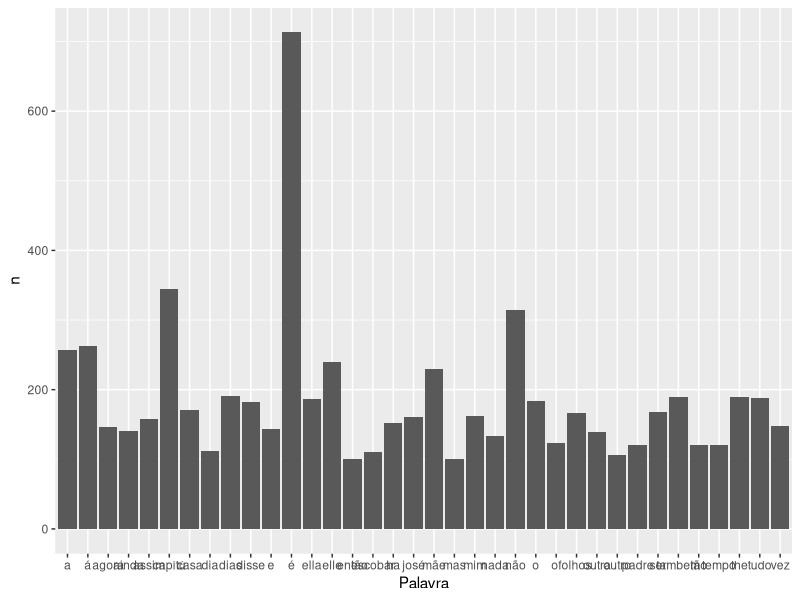
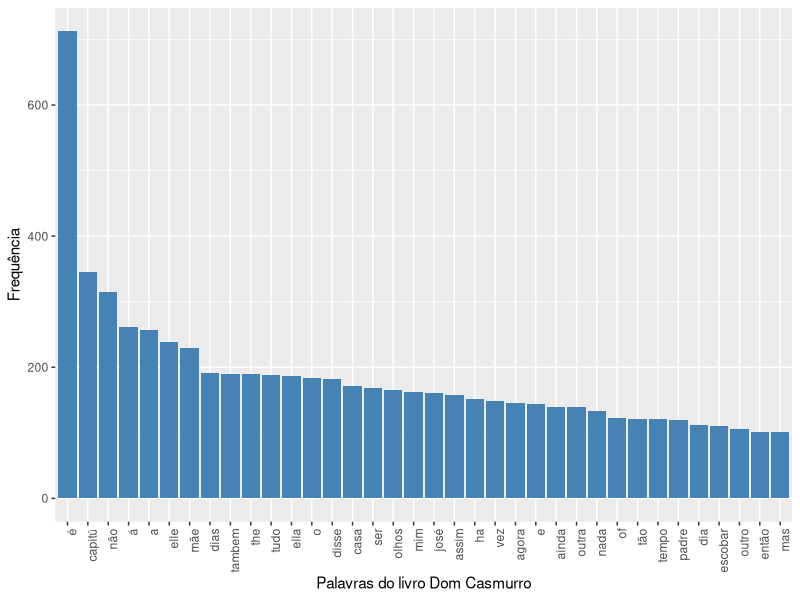
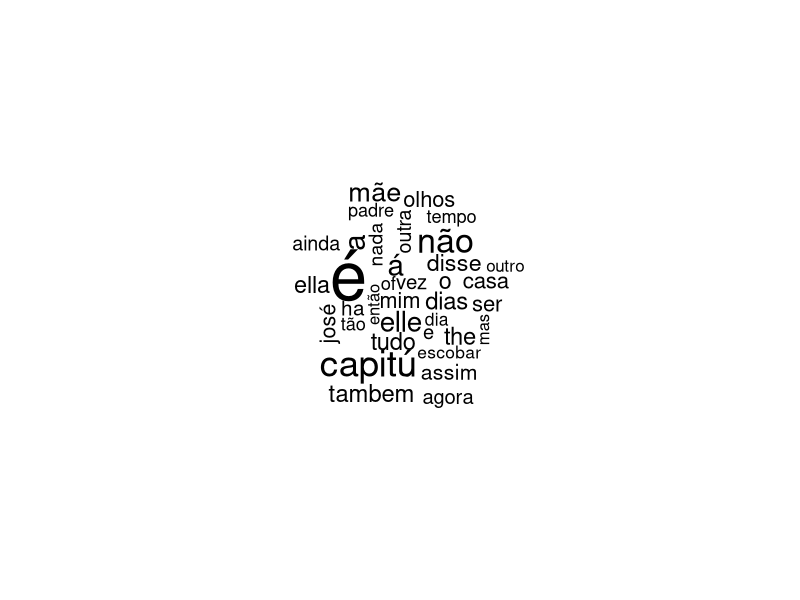

Generate these figures, in order, with R:

# Trabalhando com textos 2 - Tidyverse -------------------------------------------------------------------------------------------------------
# Autoria do script: Jeanne Franco ---------------------------------------------------------------------------------------------------------
# Data do script: 30/04/22 -----------------------------------------------------------------------------------------------------------------
# Referência: Curso Udemy ------------------------------------------------------------------------------------------------------------------

# Pacotes necessários ------------------------------------------------------------------------------------------------------------------------

library(tidyverse)
library(tidytext) # Pacote para análise de textos
library(tm) # Pacote para text mining
library(wordcloud) # Nuvem de palavras

# Carregando texto -------------------------------------------------------------------------------------------------------------------------

casmurro <- scan("casmurro.txt", what = "character", sep = "\n", encoding = "UTF-8")

# Manipulando o texto ----------------------------------------------------------------------------------------------------------------------

casmurro[1:30] # Início do texto, até as 30 primeiras linhas.
grep("FIM", casmurro) # Procura a palavra "fim" no texto

casmurro[27:6393] # Linha onde começa o capítulo até o fim do texto

stopwords("pt") # Indica algumas palavras em português ("pt") que não tem muita utilidade 
## para as análises

casmurro <- removeWords(casmurro, stopwords("pt")) # Remove palavras desnecessárias

# Análise do texto - Mineração -------------------------------------------------------------------------------------------------------------------------

grep("Bentinho", casmurro) # Posições onde está a palavra "Bentinho"

length(grep("Bentinho", casmurro)) # Quantas vezes são citadas as palavras
length(grep("Capitú", casmurro))

# Análise do texto - Tidytext --------------------------------------------------------------------------------------------------------------

casmurro <- data.frame("Linha" = 1:length(casmurro), "Texto" = casmurro)
view(casmurro)

casmurro <- unnest_tokens(casmurro, Palavra, Texto) # Coluna palavra substitui coluna 
# texto
view(casmurro)

## Frequência de palavras

freq <- casmurro %>%
  count(Palavra, sort = TRUE)
view(freq)

## As 100 palavras mais frequentes

freq100 <- filter(freq, n > 100) %>%
  arrange(desc(n))
view(freq100)

# Gráfico de frequência --------------------------------------------------------------------------------------------------------------------

ggplot(freq100) +
  geom_col(aes(x = Palavra, y = n))

ggplot(freq100) +
  geom_col(aes(y = n, x = reorder(Palavra, -n)), fill = "Steelblue") +
  labs(y = "Frequência", x = "Palavras do livro Dom Casmurro") +
  theme(axis.text.x = element_text(angle = 90, hjust = 1))

# Nuvem de palavras ------------------------------------------------------------------------------------------------------------------------

wordcloud::wordcloud(freq$Palavra, freq$n, min.freq = 100)             
